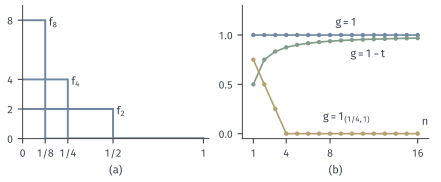

Python code for this plot:
from pathlib import Path
import sys
ROOT = next(p for p in Path(__file__).resolve().parents if (p/"build.sh").is_file() and (p/"tex/book.tex").is_file())
sys.path.insert(0, str(ROOT/"figures/00-shared/mathematical-preliminaries-upper/00-shared/comprehension-figures"))
from support import figure, save, BLUE, GREEN, YELLOW, RED, PURPLE, INK, MUTED, GRID, BLUE_FILL, GREEN_FILL, YELLOW_FILL, RED_FILL, PURPLE_FILL
import numpy as np

# f_n = n 1_(0,1/n)：读数 1 恒为 1，1_(1/4,1) 给 (1-n/4)^+，1-t 给 1-1/(2n)。
fig, axes = figure(width_mm=112, height_mm=46, ncols=2)
fig.set_layout_engine(None)
fig.subplots_adjust(left=.05, right=.975, top=.97, bottom=.235, wspace=.18)
a = axes[0]
for n in (2, 4, 8):
    a.plot([0, 1/n, 1/n, 1], [n, n, 0, 0], color=BLUE, lw=1.4, solid_joinstyle='miter')
    a.text(1/n+.02, n-.15, f'$f_{{{n}}}$', ha='left', va='center')
a.set_xlim(0, 1.03); a.set_ylim(0, 9); a.set_xticks([0, 1/8, 1/4, 1/2, 1]); a.set_xticklabels(['0', '1/8', '1/4', '1/2', '1']); a.set_yticks([0, 2, 4, 8])
b = axes[1]
ns = np.arange(1, 17)
b.plot(ns, np.ones_like(ns), '-o', color=BLUE, lw=1.2, ms=3.2, mew=0)
b.plot(ns, 1-1/(2*ns), '-o', color=GREEN, lw=1.2, ms=3.2, mew=0)
b.plot(ns, np.maximum(1-ns/4, 0), '-o', color=YELLOW, lw=1.2, ms=3.2, mew=0)
b.set_xlim(0, 17); b.set_ylim(-.05, 1.3); b.set_xticks([1, 4, 8, 16]); b.set_yticks([0, .5, 1])
b.text(9.5, 1.06, '$g=1$', ha='center', va='bottom')
b.text(11.5, .8, '$g=1-t$', ha='center', va='center')
b.text(9.5, .09, r'$g=\mathbf{1}_{(1/4,1)}$', ha='center', va='bottom')
b.text(1.0, .08, '$n$', transform=b.transAxes, ha='right', va='bottom')
for ax, s in zip(axes, '(a) (b)'.split()):
    q = ax.get_position(); fig.text((q.x0+q.x1)/2, .03, s, ha='center', va='bottom')
save(fig, Path(__file__).resolve().parent, 'figure', {'formula': 'f_n=n 1_(0,1/n); readings 1, 1-1/(2n), (1-n/4)^+'})
